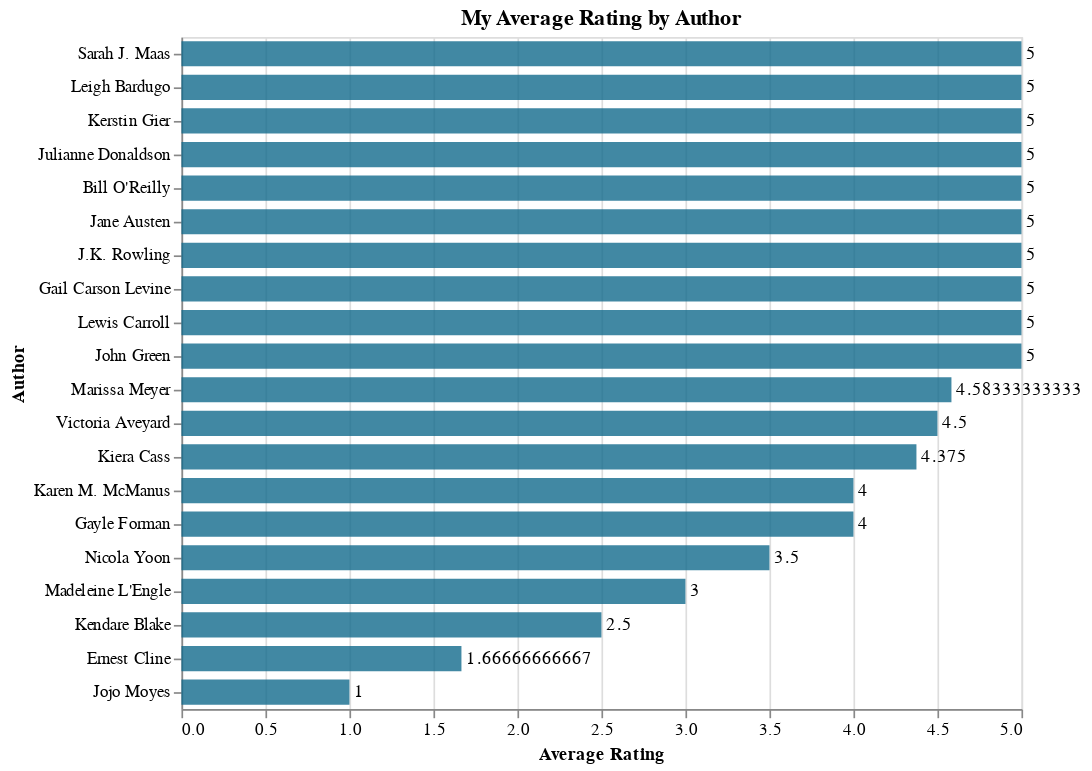

The code cell stored with this chart in its notebook:
### Code cell
# top 3 authors and my book ratings
top_book_ratings = (alt.Chart(books_read).mark_bar(color=blue, opacity=0.8, height=15).encode(
    x=alt.X("mean(My Rating)", axis={"title":"Average Rating"}),
    y=alt.Y("Author", sort="-x")
).properties(
    width=500,
    title={"text": "My Average Rating by Author"}
    )
)

top_rate_text = top_book_ratings.mark_text(
    align='left',
    baseline='middle',
    dx=3  # moves text to right so it doesn't appear on top of the bar
).encode(
    text='mean(My Rating):Q'
)

top_book_ratings + top_rate_text
